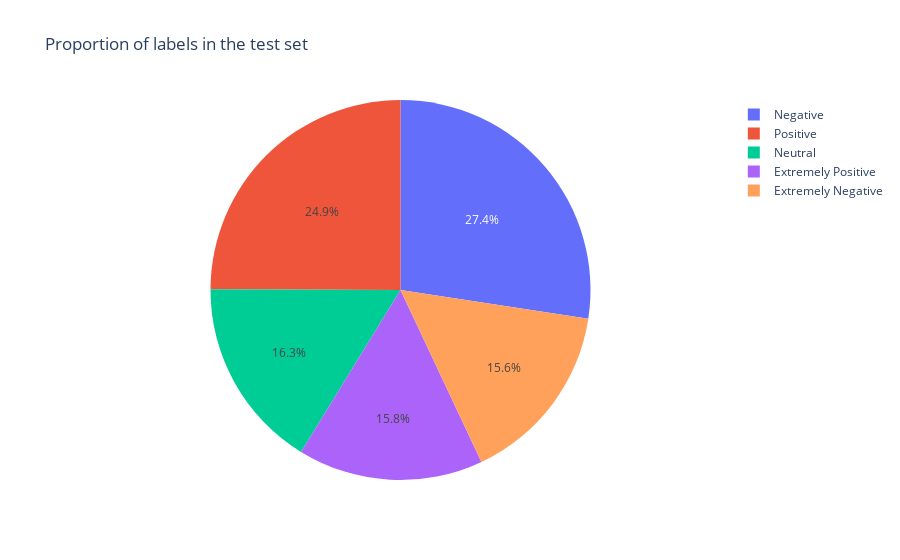

Notebook code for this chart:
### Code cell
# Plotting the proportion of labels in the test set
fig = px.pie(test_labels_proportion, values='count', names='labels', title='Proportion of labels in the test set')
fig.show()

### Figure 1 — Plotly figure (JSON) as saved in the notebook; plotly's stock layout.template omitted (floating-point values rounded to 4 significant figures)
{"data": [{"domain": {"x": [0, 1], "y": [0, 1]}, "hovertemplate": "labels=%{label}<br>count=%{value}<extra></extra>", "labels": ["Negative", "Positive", "Neutral", "Extremely Positive", "Extremely Negative"], "legendgroup": "", "name": "", "showlegend": true, "type": "pie", "values": [1041, 947, 619, 599, 592]}], "layout": {"legend": {"tracegroupgap": 0}, "title": {"text": "Proportion of labels in the test set"}}}
